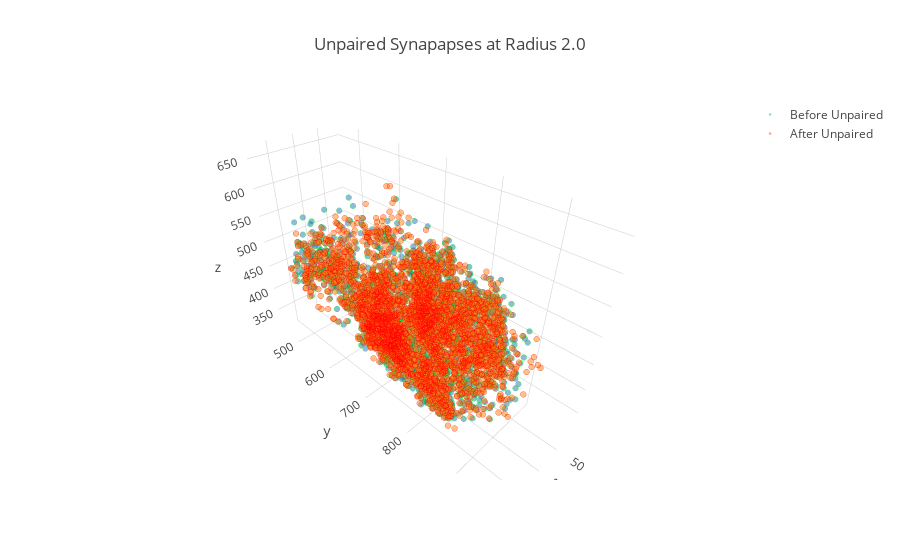
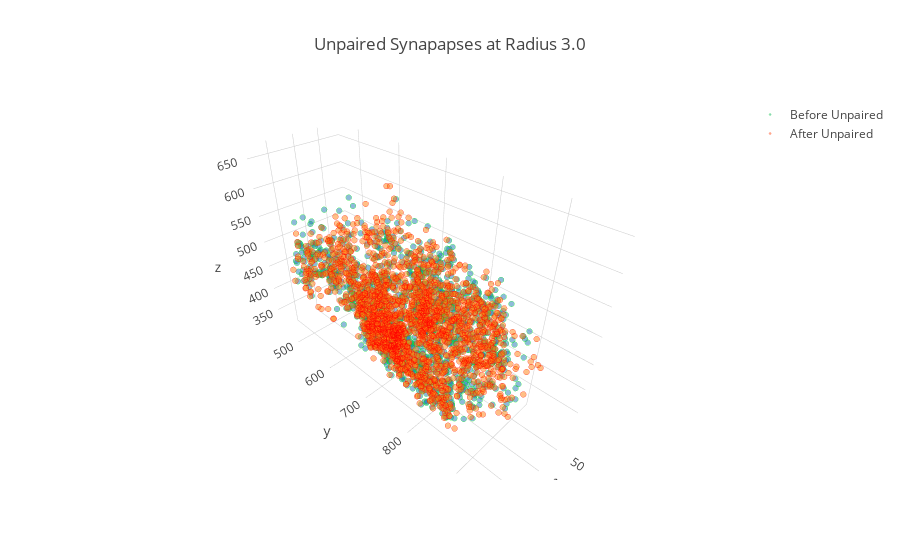

Write notebook code for charts like these, in order.
### Markdown cell above
Now look at the unpaired synapses

### Code cell
for r in  syn_pair_radii:
    before = unpaired_before[r]
    after = unpaired_after[r]
    
    before_synapses = go.Scatter3d(
        x=before['x'],
        y=before['y'],
        z=before['z'],
        name='Before Unpaired',
        mode='markers',
        marker=dict(
            size=2,
            line=dict(
            color='rgb(0,255,0)',
            width=0.5
            ),
        opacity=0.5
        )
    )

    after_synapses = go.Scatter3d(
        x=after['x'],
        y=after['y'],
        z=after['z'],
        name='After Unpaired',
        mode='markers',
        marker=dict(
            size=2,
            line=dict(
                color='rgb(255,0,0)',
                width=.5
            ),
        opacity=0.5
        )
    )

    data = [before_synapses, after_synapses]

    layout = go.Layout(
        title='Unpaired Synapapses at Radius {0}'.format(r),
    )

    fig = go.Figure(data=data, layout=layout)
    py.offline.iplot(fig)

### Figure 1 — Plotly figure (JSON) as saved in the notebook; plotly's stock layout.template omitted (floating-point values rounded to 4 significant figures; data arrays with more than 128 entries replaced by an {"elided": "..."} marker saying what was removed)
{"data": [{"marker": {"line": {"color": "rgb(0,255,0)", "width": 0.5}, "opacity": 0.5, "size": 2}, "mode": "markers", "name": "Before Unpaired", "type": "scatter3d", "x": {"elided": "2774 int values"}, "y": {"elided": "2774 int values"}, "z": {"elided": "2774 int values"}}, {"marker": {"line": {"color": "rgb(255,0,0)", "width": 0.5}, "opacity": 0.5, "size": 2}, "mode": "markers", "name": "After Unpaired", "type": "scatter3d", "x": {"elided": "3098 int values"}, "y": {"elided": "3098 int values"}, "z": {"elided": "3098 int values"}}], "layout": {"title": "Unpaired Synapapses at Radius 2.0"}}

### Figure 2 — Plotly figure (JSON) as saved in the notebook; plotly's stock layout.template omitted (floating-point values rounded to 4 significant figures; data arrays with more than 128 entries replaced by an {"elided": "..."} marker saying what was removed)
{"data": [{"marker": {"line": {"color": "rgb(0,255,0)", "width": 0.5}, "opacity": 0.5, "size": 2}, "mode": "markers", "name": "Before Unpaired", "type": "scatter3d", "x": {"elided": "1634 int values"}, "y": {"elided": "1634 int values"}, "z": {"elided": "1634 int values"}}, {"marker": {"line": {"color": "rgb(255,0,0)", "width": 0.5}, "opacity": 0.5, "size": 2}, "mode": "markers", "name": "After Unpaired", "type": "scatter3d", "x": {"elided": "1958 int values"}, "y": {"elided": "1958 int values"}, "z": {"elided": "1958 int values"}}], "layout": {"title": "Unpaired Synapapses at Radius 3.0"}}
